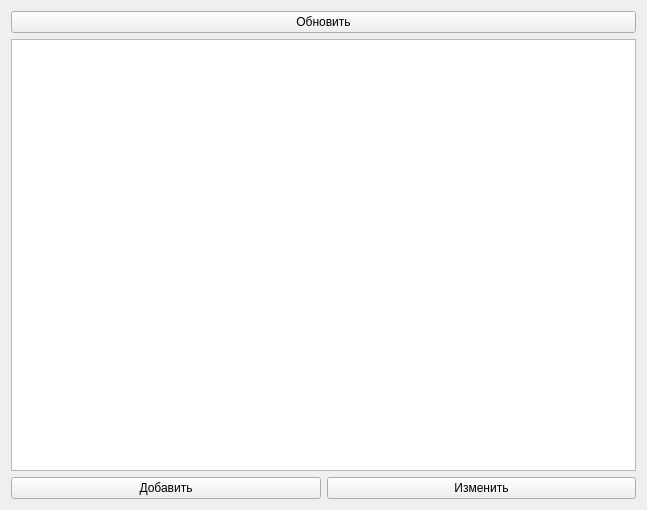
<?xml version="1.0" encoding="UTF-8"?>
<ui version="4.0">
 <class>Form</class>
 <widget class="QWidget" name="Form">
  <property name="geometry">
   <rect>
    <x>0</x>
    <y>0</y>
    <width>647</width>
    <height>510</height>
   </rect>
  </property>
  <property name="windowTitle">
   <string>Form</string>
  </property>
  <layout class="QVBoxLayout" name="verticalLayout">
   <item>
    <widget class="QPushButton" name="upd_btn">
     <property name="text">
      <string>Обновить</string>
     </property>
    </widget>
   </item>
   <item>
    <widget class="QTableWidget" name="table"/>
   </item>
   <item>
    <layout class="QHBoxLayout" name="horizontalLayout">
     <item>
      <widget class="QPushButton" name="add_btn">
       <property name="text">
        <string>Добавить</string>
       </property>
      </widget>
     </item>
     <item>
      <widget class="QPushButton" name="change_btn">
       <property name="text">
        <string>Изменить</string>
       </property>
      </widget>
     </item>
    </layout>
   </item>
  </layout>
 </widget>
 <resources/>
 <connections/>
</ui>
